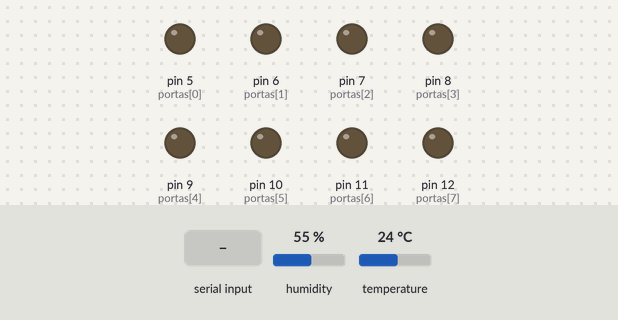
Simulated run of this sketch. Board: Arduino Uno, built with avr-gcc and run on an emulated ATmega328P. Shown: output pins drawn as LEDs (lit = HIGH). Dashed ring = blinking. The test bench sets the inputs (shaded band); at power-on: humidity 55 %, temperature 24 °C.

Above: at 1.2 s.
1.3 s: "0" received over Serial
At 2.69 s:
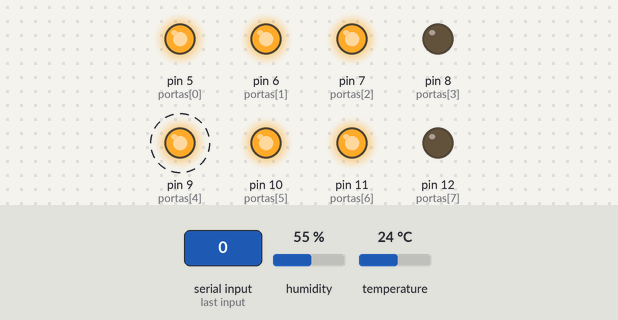
At 3.5 s:
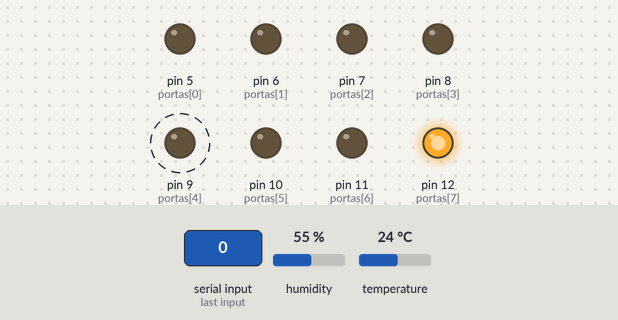
7.3 s: "3" received over Serial
At 8.54 s:
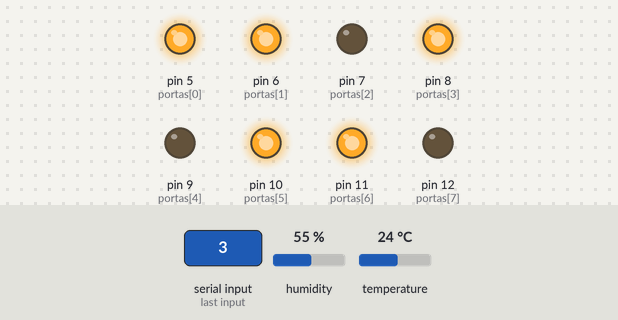
Timing chart, 0 to 14.4 s (numbered marks = the images above; inputs shaded):
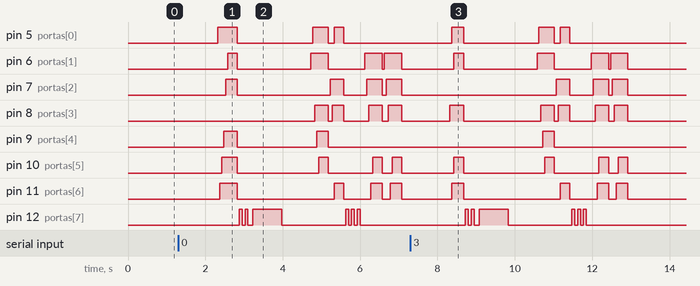

The sketch:

ArduWatchRaspSerial.ino
```cpp
// Arquivo upado na placa Arduino

#include "DHT.h"
#define DHTPIN 13
#define DHTTYPE DHT11

DHT dht(DHTPIN, DHTTYPE);
int portas[8] = {5, 6, 7, 8, 9, 10, 11, 12};
String info_hour = "";
String info_temp = "";
String h1 = "";
String t1 = "";
char caractere;
int t, h;

void setup() {
  Serial.begin(9600);
  dht.begin();
  for (int i = 5; i < 13; i++) {
    pinMode(i, OUTPUT);
  }
}

void loop() {
  while (Serial.available()) {
    get_dht();
    info_hour = Serial.readString();
    info_temp = t1 + h1;
    for (int i = 0; i < 4; i++) {
      if (i == 2) {
        for (int i = 0; i < 2; i++) {
          digitalWrite(12, HIGH);
          delay(75);
          digitalWrite(12, LOW);
          delay(75);
        }
        for (int i = 0; i < 8; i++) {
          digitalWrite(portas[i], LOW);
        }
        delay(50);
      }
      caractere = info_hour[i];
      switch_blink();

    }
    digitalWrite(12, HIGH);
    delay(750);
    digitalWrite(12, LOW);
    delay(750);
    for (int i = 0; i < 4; i++) {
      if (i == 2) {
        for (int i = 0; i < 3; i++) {
          digitalWrite(12, HIGH);
          delay(75);
          digitalWrite(12, LOW);
          delay(75);
        }
        for (int i = 0; i < 8; i++) {
          digitalWrite(portas[i], LOW);
        }
        delay(50);
      }
      caractere = info_temp[i];
      switch_blink();
    }
  }
}

void switch_blink() {
  switch (caractere) {
    case '0':
      digitalWrite(5, HIGH);
      delay(50);
      digitalWrite(11, HIGH);
      delay(50);
      digitalWrite(10, HIGH);
      delay(50);
      digitalWrite(9, HIGH);
      delay(50);
      digitalWrite(7, HIGH);
      delay(50);
      digitalWrite(6, HIGH);
      delay(250);
      for (int i = 0; i < 8; i++) {
        digitalWrite(portas[i], LOW);
      }
      delay(50);
      break;
    case '1':
      digitalWrite(5, HIGH);
      delay(50);
      digitalWrite(11, HIGH);
      delay(250);
      for (int i = 0; i < 8; i++) {
        digitalWrite(portas[i], LOW);
      }
      delay(50);
      break;
    case '2':
      digitalWrite(6, HIGH);
      delay(50);
      digitalWrite(5, HIGH);
      delay(50);
      digitalWrite(8, HIGH);
      delay(50);
      digitalWrite(9, HIGH);
      delay(50);
      digitalWrite(10, HIGH);
      delay(250);
      for (int i = 0; i < 8; i++) {
        digitalWrite(portas[i], LOW);
      }
      delay(50);
      break;
    case '3':
      digitalWrite(8, HIGH);
      delay(50);
      digitalWrite(5, HIGH);
      digitalWrite(11, HIGH);
      delay(50);
      digitalWrite(6, HIGH);
      digitalWrite(10, HIGH);
      delay(250);
      for (int i = 0; i < 8; i++) {
        digitalWrite(portas[i], LOW);
      }
      delay(50);
      break;
    case '4':
      digitalWrite(7, HIGH);
      delay(50);
      digitalWrite(8, HIGH);
      delay(50);
      digitalWrite(5, HIGH);
      digitalWrite(11, HIGH);
      delay(250);
      for (int i = 0; i < 8; i++) {
        digitalWrite(portas[i], LOW);
      }
      delay(50);
      break;
    case '5':
      digitalWrite(6, HIGH);
      delay(50);
      digitalWrite(7, HIGH);
      delay(50);
      digitalWrite(8, HIGH);
      delay(50);
      digitalWrite(11, HIGH);
      delay(50);
      digitalWrite(10, HIGH);
      delay(250);
      for (int i = 0; i < 8; i++) {
        digitalWrite(portas[i], LOW);
      }
      delay(50);
      break;
    case '6':
      digitalWrite(6, HIGH);
      delay(50);
      digitalWrite(7, HIGH);
      delay(50);
      digitalWrite(9, HIGH);
      delay(50);
      digitalWrite(10, HIGH);
      delay(50);
      digitalWrite(11, HIGH);
      delay(50);
      digitalWrite(8, HIGH);
      delay(250);
      for (int i = 0; i < 8; i++) {
        digitalWrite(portas[i], LOW);
      }
      delay(50);
      break;
    case '7':
      digitalWrite(6, HIGH);
      delay(50);
      digitalWrite(5, HIGH);
      delay(50);
      digitalWrite(11, HIGH);
      delay(250);
      for (int i = 0; i < 8; i++) {
        digitalWrite(portas[i], LOW);
      }
      delay(50);
      break;
    case '8':
      digitalWrite(8, HIGH);
      delay(50);
      digitalWrite(5, HIGH);
      digitalWrite(9, HIGH);
      delay(50);
      digitalWrite(6, HIGH);
      digitalWrite(10, HIGH);
      delay(50);
      digitalWrite(7, HIGH);
      digitalWrite(11, HIGH);
      delay(250);
      for (int i = 0; i < 8; i++) {
        digitalWrite(portas[i], LOW);
      }
      delay(50);
      break;
    case '9':
      digitalWrite(8, HIGH);
      delay(50);
      digitalWrite(7, HIGH);
      delay(50);
      digitalWrite(6, HIGH);
      delay(50);
      digitalWrite(5, HIGH);
      delay(50);
      digitalWrite(11, HIGH);
      delay(50);
      digitalWrite(10, HIGH);
      delay(250);
      for (int i = 0; i < 8; i++) {
        digitalWrite(portas[i], LOW);
      }
      delay(50);
      break;
  }
}

void get_dht() {
  h = dht.readHumidity();
  t = dht.readTemperature();
  h1 = String(h);
  t1 = String(t);
}
```

Measured:
- after the input at 1.3 s, pin 5 (portas[0]): goes HIGH 0.50 s, LOW 2.0 s, HIGH 0.40 s, LOW 0.15 s, HIGH 0.25 s, then LOW, starting after 1.0 s; pin 6 (portas[1]): LOW → HIGH after 1.3 s, → LOW 0.25 s later, → HIGH 1.9 s later, → LOW 0.45 s later, … (8 changes in this stretch)
- after the input at 7.3 s, pin 5 (portas[0]): goes HIGH 0.30 s, LOW 2.0 s, HIGH 0.40 s, LOW 0.15 s, HIGH 0.25 s, then LOW, starting after 1.1 s; pin 6 (portas[1]): LOW → HIGH after 1.1 s, → LOW 0.25 s later, → HIGH 1.9 s later, → LOW 0.45 s later, … (8 changes in this stretch)
